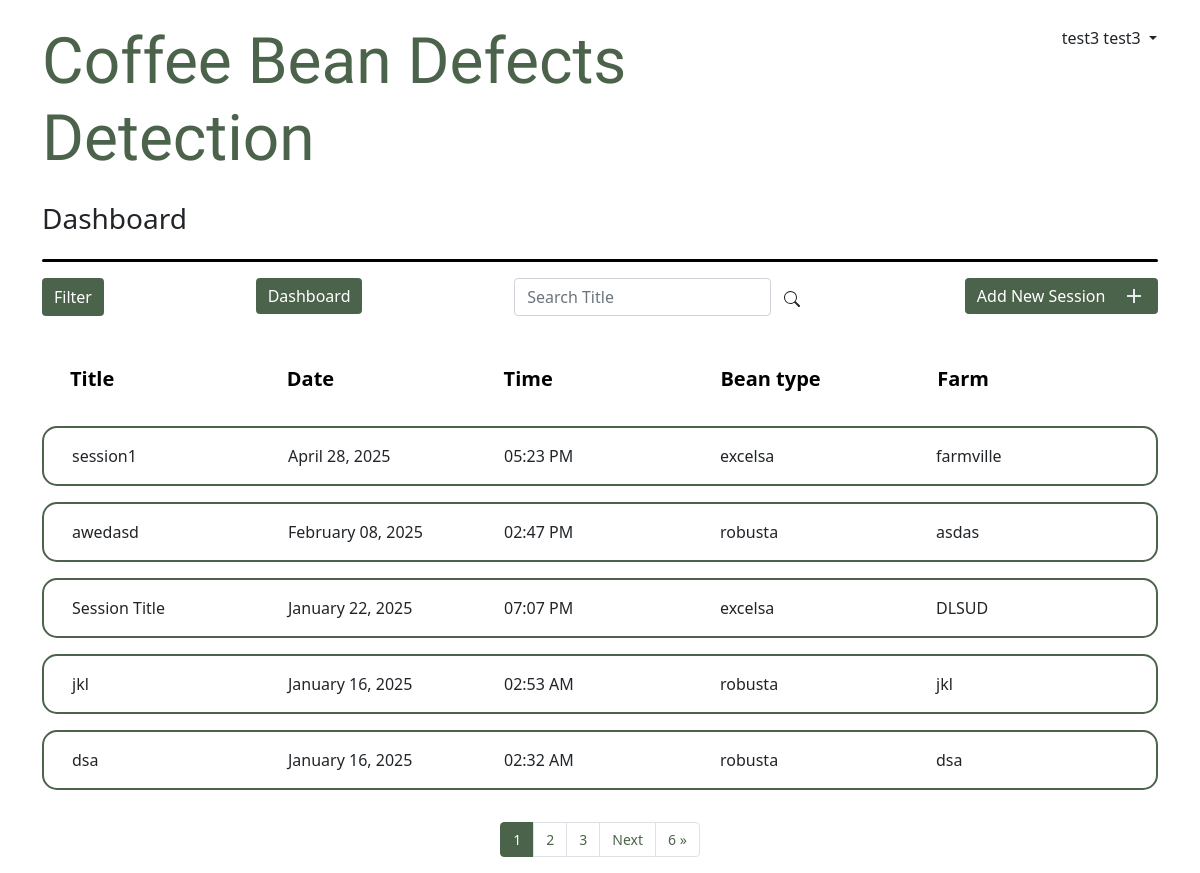
Before: /dashboard/ (signed in) with the older database file.
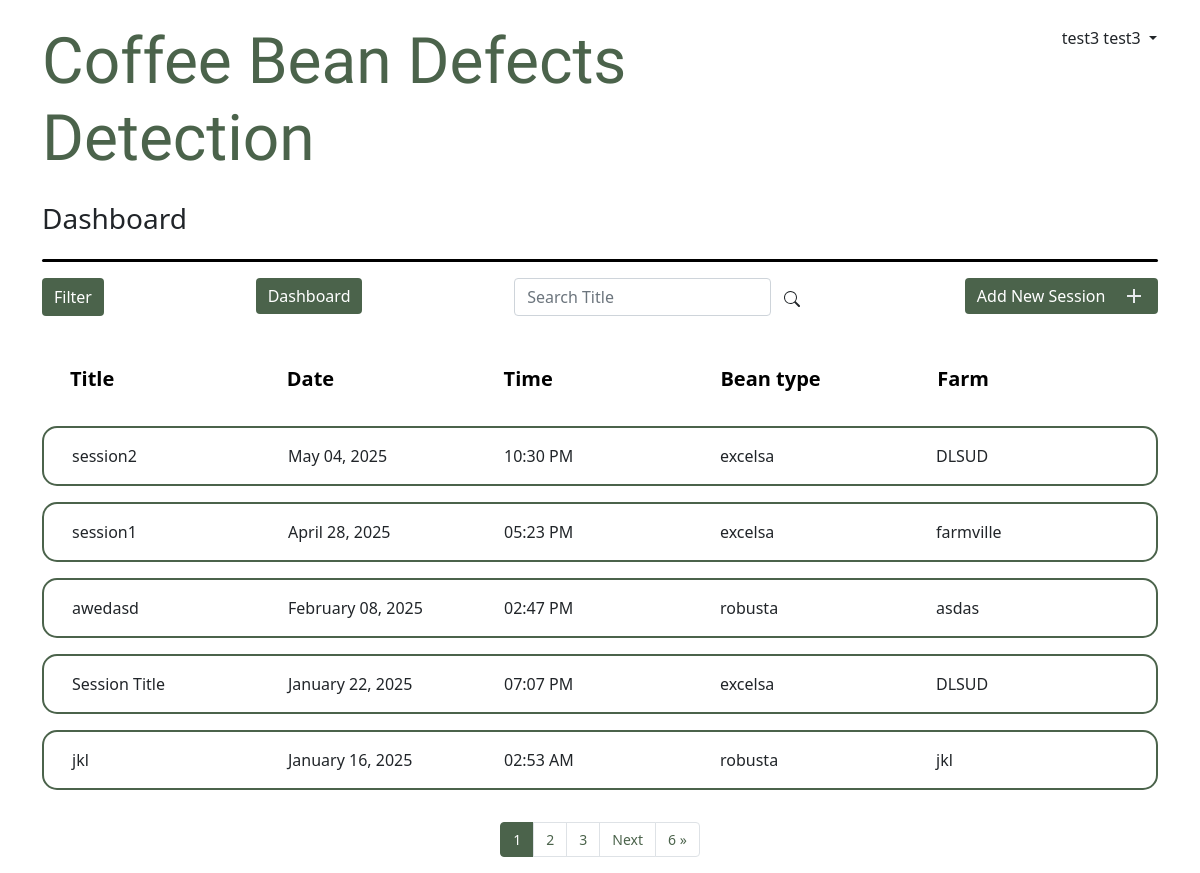
After: the same page with the newer database file.
### apps/dashboard/models.py (models this page shows, shortened)
class BatchSession(models.Model):
    batch_id = models.AutoField(primary_key=True)
    title = models.CharField(max_length=255, null=False)
    date_created = models.DateTimeField(default=now)
    bean_type = models.CharField(max_length=50)
    farm = models.CharField(max_length=255)
    user = models.ForeignKey(User, on_delete=models.CASCADE)

### apps/dashboard/views.py (the view, shortened to what this page needs)
# urls.py: path('dashboard/', views.DashboardListView.as_view(), name="dashboard"),
class DashboardListView(LoginRequiredMixin, ListView):
    model = BatchSession
    template_name = "dashboard/dashboard.html"
    redirect_field_name = "redirect_to"
    paginate_by = 5
    def get_queryset(self):
        query = Q(user=self.request.user)
        month = self.request.GET.get("month", "")
        bean_types = self.request.GET.get("type")  # Multiple values
        bean_types = str(bean_types).split("-")
        year = self.request.GET.get("year","")
        farm = self.request.GET.get("farm")
        title = self.request.GET.get("title")
        if title:
            query &= Q(title__contains=title)
        if month.isdigit():
            query &= Q(date_created__month=int(month))
        if year.isdigit():
            query &= Q(date_created__year=int(year))
        if bean_types != ['None']:
            query &= Q(bean_type__in=bean_types)
        if farm:
            query &= Q(farm__contains=farm)
        queryset = BatchSession.objects.filter(query).order_by("-date_created")
        return queryset
    def get_context_data(self, object_list=None, **kwargs):
        context = super().get_context_data(**kwargs)
        context['current_time'] = datetime.now().strftime("%H:%M:%S")
        queryset = object_list if object_list is not None else self.object_list
        page_size = self.get_paginate_by(queryset)
        print("PAGESIZE:", page_size)
        if page_size:
            paginator, page, queryset, is_paginated = self.paginate_queryset(
                queryset, page_size
            )
            context = {
                "paginator": paginator,
                "page_obj": page,
                "is_paginated": is_paginated,
                "object_list": queryset,
            }
        page_obj = context['page_obj']
        paginator = page_obj.paginator
        start_index = max(1, page_obj.number - 2)
        end_index = min(paginator.num_pages + 1, page_obj.number + 3)
        context['page_range'] = range(start_index, end_index)
        return context
    def render_to_response(self, context, **response_kwargs):
        if self.request.headers.get('X-Requested-With') == 'XMLHttpRequest':
            new_batch = self.get_context_data()
            html = render_to_string('dashboard/partials/filter_batch.html', {'filtered_batch': new_batch}, request=self.request)
            return JsonResponse({"html": html}, safe=False)
        return super().render_to_response(context, **response_kwargs)

### apps/dashboard/templates/dashboard/dashboard.html (shortened to what the changed rows need)
{% extends "layout.html" %}
{% block content %}
<br />
<div class="container-fluid m-0 p-0" id="container-main">
    <div id="session-list-container">
      {% for object in object_list %}
      <div class="session-list container-fluid">
        <div
          class="row p-3 mb-3 session-batches-container"
          data-bs-toggle="collapse"
          href="#collapseExample{{ object.batch_id }}"
          role="button"
          aria-expanded="false"
          aria-controls="collapseExample1">
          <div class="col">{{ object.title }}</div>
          <div class="col">{{ object.date_created|date:"F d, Y" }}</div>
          <div class="col">{{ object.date_created|date:"h:i A" }}</div>
          <div class="col">{{ object.bean_type }}</div>
          <div class="col">{{ object.farm }}</div>
        </div>
      </div>
      {% endfor %}
    </div>
    {% if page_obj.paginator.num_pages > 1%}
      {% if page_obj.has_next or page_obj.has_previous %}
      <nav aria-label="Page navigation " class="d-flex justify-content-center align-items-center">
        <ul class="pagination pagination-custom mt-3 mb-0">
          {% for page_num in page_range %}
            {% if page_num == page_obj.number %}
              <li class="page-item current-page">
                <a class="page-link">{{ page_num }}</a>
              </li>
            {% else %}
              {% if search_query %}
              <li class="page-item">
                <a class="page-link pages" href="?page={{ page_num }}&search={{search_query}}">{{ page_num }}</a>
              </li>
              {% else %}
              <li class="page-item">
                <a class="page-link pages" href="?page={{ page_num }}">{{ page_num }}</a>
              </li>
              {% endif %}
            {% endif %}
          {% endfor %}
        </ul>
      </nav>
      {% endif %}
    {% endif %}
</div>
{% endblock content %}

Changed rows visible on the page:
no longer on this page (row unchanged): BatchSession: title "dsa", date_created "January 16, 2025", date_created "02:32 AM", bean_type "robusta", farm "dsa"
added BatchSession: title "session2", date_created "May 04, 2025", date_created "10:30 PM", bean_type "excelsa", farm "DLSUD"
